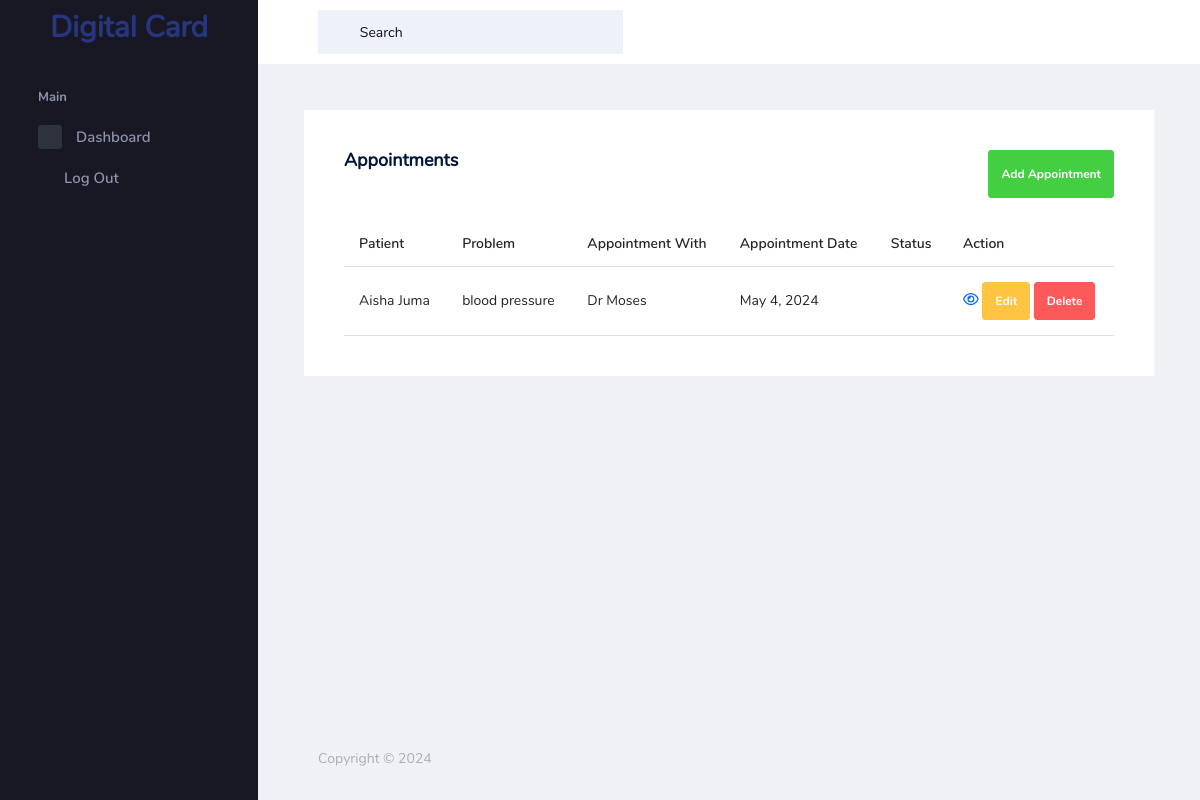
The app's page /appointments/ with its own data.
### main/models.py (models this page shows)
class Appointment(models.Model):
    patient = models.OneToOneField('Patient', null=True, blank=True, on_delete=models.CASCADE)
    appointment_with = models.ForeignKey('Doctor', null=True, blank=True, on_delete=models.CASCADE)
    appointment_date = models.DateField(blank=True)
    problem = models.CharField(max_length=250)
    created_at = models.DateTimeField(auto_now_add=True)
    updated_at = models.DateTimeField(auto_now=True)
    def __str__(self):
        return f"Appointment with {self.appointment_with} on {self.appointment_date}"

class Patient(models.Model):
    user = models.OneToOneField(User, null=True, blank=True, on_delete=models.CASCADE)
    registration_number = models.CharField(max_length=15)
    full_name = models.CharField(max_length=50)
    age = models.IntegerField()
    gender = models.CharField(max_length=10, choices=gender_choices)
    address = models.CharField(max_length=100)
    phone_number = models.CharField(max_length=15)
    email = models.EmailField()
    password = models.CharField(max_length=50)
    image = models.ImageField(upload_to='media', null=True, blank=True)
    husband_name = models.CharField(max_length=200, blank=True, null=True)
    height = models.CharField(max_length=110, null=True, choices=height_choices)
    occupation = models.CharField(max_length=200, blank=True, null=True)
    village_or_street = models.CharField(max_length=200, blank=True, null=True)
    chairperson_name = models.CharField(max_length=200, blank=True, null=True)
    ward_district = models.CharField(max_length=200, blank=True, null=True)
    education = models.CharField(max_length=200, blank=True, null=True)
    created_at = models.DateTimeField(auto_now_add=True)
    updated_at = models.DateTimeField(auto_now=True)
    def __str__(self):
        return self.full_name

class Doctor(models.Model):
    user = models.OneToOneField(User, null=True, blank=True, on_delete=models.CASCADE)
    name = models.CharField(max_length=50)
    email = models.EmailField(max_length=200, blank=True, null=True)
    phone_number = models.CharField(max_length=200, blank=True, null=True)
    password = models.CharField(max_length=200, blank=True, null=True)
    address = models.CharField(max_length=200, blank=True, null=True)
    about = models.CharField(max_length=200, blank=True, null=True)
    position = models.CharField(max_length=200, blank=True, null=True, choices=positions)
    created_at = models.DateTimeField(auto_now_add=True)
    updated_at = models.DateTimeField(auto_now=True)
    def __str__(self):
        return self.name

### main/views.py (the view, shortened to what this page needs)
# urls.py: path('appointments/', views.appointments, name='appointments'),
def appointments(request):
    appointments_list = Appointment.objects.all()
    print(appointments_list)
    form = AppointmentForm()
    context = {'appointments': appointments_list, 'form': form}
    return render(request, 'appointments.html', context)

### main/forms.py
class AppointmentForm(forms.ModelForm):
    class Meta:
        model = Appointment
        exclude = ['user']
        widgets = {
            'patient': forms.Select(attrs={'class': 'form-select'}),
            'problem': forms.TextInput(attrs={'class': 'form-control'}),
            'appointment_with': forms.Select(attrs={'class': 'form-select'}),
            'appointment_date': forms.DateTimeInput(attrs={'class': 'form-control'}),
        }

### templates/appointments.html (shortened to what this page needs)
{% extends "snippets/base.html" %}
{% block content %}
    {% include "snippets/navbar.html" %}
    <div class="container-fluid page-body-wrapper">
                {% include "snippets/sidebar.html" %}
                <div class="main-panel">
                    <div class="content-wrapper">
                        <div class="row">
                            <div class="col-md-12">
                                <div class="col-lg-12 grid-margin stretch-card">
                                    <div class="card">
                                        <div class="card-body">
                                            <div class="d-flex justify-content-between mb-4">
                                                <h4 class="card-title">Appointments</h4>
                                                <button type="button" class="btn btn-success" data-bs-toggle="modal" data-bs-target="#addAppointmentModal">Add Appointment</button>
                                            </div>
                                            <div class="table-responsive">
                                                <table class="table table-hover">
                                                    <thead>
                                                        <tr>
                                                            <th>Patient</th>
                                                            <th>Problem</th>
                                                            <th>Appointment With</th>
                                                            <th>Appointment Date</th>
                                                            <th>Status</th>
                                                            <th>Action</th>
                                                        </tr>
                                                    </thead>
                                                    <tbody>
                                                        {% for appointment in appointments %}
                                                            <tr>
                                                                <td>{{ appointment.patient }}</td>
                                                                <td>{{ appointment.problem }}</td>
                                                                <td>{{ appointment.appointment_with }}</td>
                                                                <td>{{ appointment.appointment_date }}</td>
                                                                <td>{{ appointment.get_status_display }}</td>
                                                                <td>
                                                                   <a href="{% url 'appointment' appointment.id %}"><i class="fa-regular fa-eye"></i></a>
                                                                   <a href="{% url 'edit_appointment' appointment.id %}" class="btn btn-warning">Edit</a>
                                                                   <a href="{% url 'delete_appointment' appointment.id %}" class="btn btn-danger">Delete</a>
                                                                </td>
                                                            </tr>
                                                        {% endfor %}
                                                    </tbody>
                                                </table>
                                            </div>
                                        </div>
                                    </div>
                                </div>
                            </div>
                    </div>
                </div>
                {% include "snippets/footer.html" %}
            </div>
        </div>
{% endblock content %}

### records on screen
Appointment: patient "Aisha Juma", problem "blood pressure", appointment_with "Dr Moses", appointment_date "May 4, 2024"
